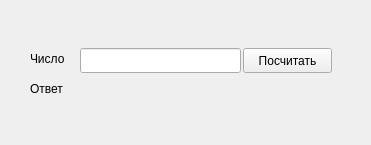
<?xml version="1.0" encoding="UTF-8"?>
<ui version="4.0">
 <class>Widget</class>
 <widget class="QWidget" name="Widget">
  <property name="geometry">
   <rect>
    <x>0</x>
    <y>0</y>
    <width>371</width>
    <height>145</height>
   </rect>
  </property>
  <property name="windowTitle">
   <string>Widget</string>
  </property>
  <widget class="QLabel" name="label">
   <property name="geometry">
    <rect>
     <x>30</x>
     <y>50</y>
     <width>67</width>
     <height>17</height>
    </rect>
   </property>
   <property name="text">
    <string>Число</string>
   </property>
  </widget>
  <widget class="QPushButton" name="pushButton">
   <property name="geometry">
    <rect>
     <x>243</x>
     <y>48</y>
     <width>89</width>
     <height>25</height>
    </rect>
   </property>
   <property name="text">
    <string>Посчитать</string>
   </property>
  </widget>
  <widget class="QLabel" name="label_2">
   <property name="geometry">
    <rect>
     <x>30</x>
     <y>80</y>
     <width>51</width>
     <height>17</height>
    </rect>
   </property>
   <property name="text">
    <string>Ответ</string>
   </property>
  </widget>
  <widget class="QLineEdit" name="lineEdit">
   <property name="geometry">
    <rect>
     <x>80</x>
     <y>48</y>
     <width>161</width>
     <height>25</height>
    </rect>
   </property>
   <property name="text">
    <string/>
   </property>
  </widget>
  <widget class="QLabel" name="label_3">
   <property name="geometry">
    <rect>
     <x>90</x>
     <y>80</y>
     <width>361</width>
     <height>17</height>
    </rect>
   </property>
   <property name="text">
    <string/>
   </property>
  </widget>
 </widget>
 <resources/>
 <connections/>
</ui>
